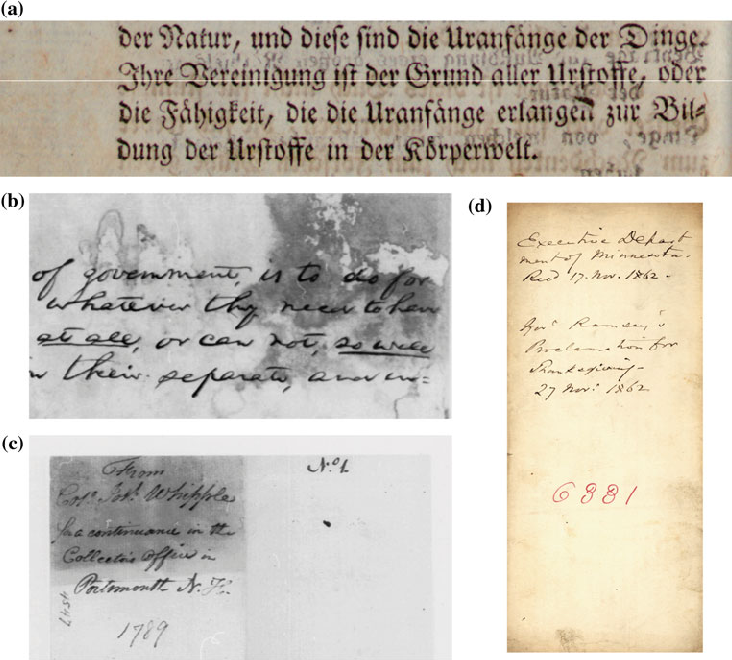
%> input picture data/dibco_sample.png, 732 x 660 px
$ octave --eval "result = unsharp_masking(imread('../data/dibco_sample.png'));"   (GNU Octave 9; MATLAB toolbox functions it lacks are replaced by stand-ins)
%> lines starting %> are read from the running program, lines starting %| are printed output that depends on the picture
function sharpened = unsharp_masking(img, amount, sigma)
% UNSHARP_MASKING Applies unsharp masking for image sharpening
%   sharpened = unsharp_masking(img, amount, sigma)
%
%   Parameters:
%   img - Input grayscale image
%   amount - Sharpening strength (default 1.5)
%   sigma - Gaussian blur sigma (default 0.5)
%
%   Returns:
%   sharpened - Sharpened image

    if nargin < 2, amount = 1.5; end
    if nargin < 3, sigma = 0.5; end

    % Create blurred version
    blurred = imgaussfilt(img, sigma);

    % Create mask: original - blurred
    mask = double(img) - double(blurred);
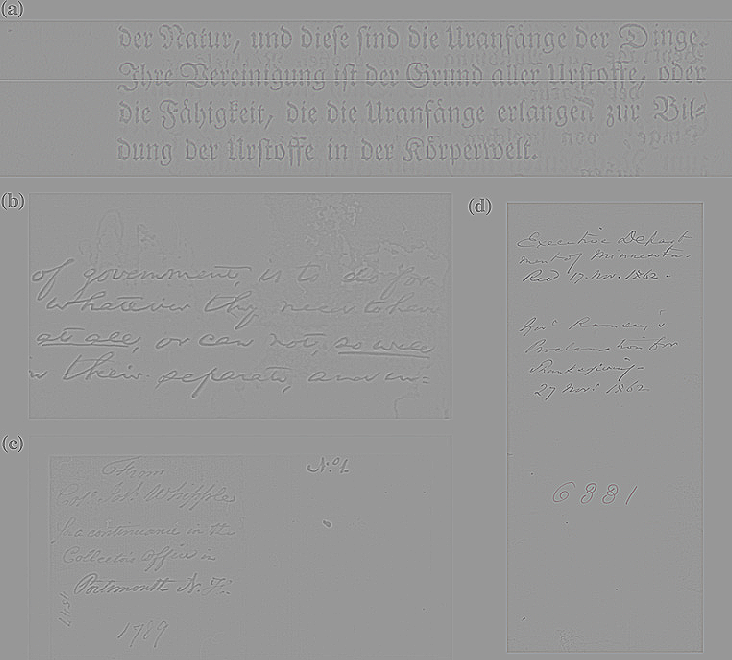
%> mask: size 660x732x3 double; mean R, G, B 0, 0, 0; drawn with min black and max white

    % Add weighted mask to original
    sharpened = double(img) + amount * mask;
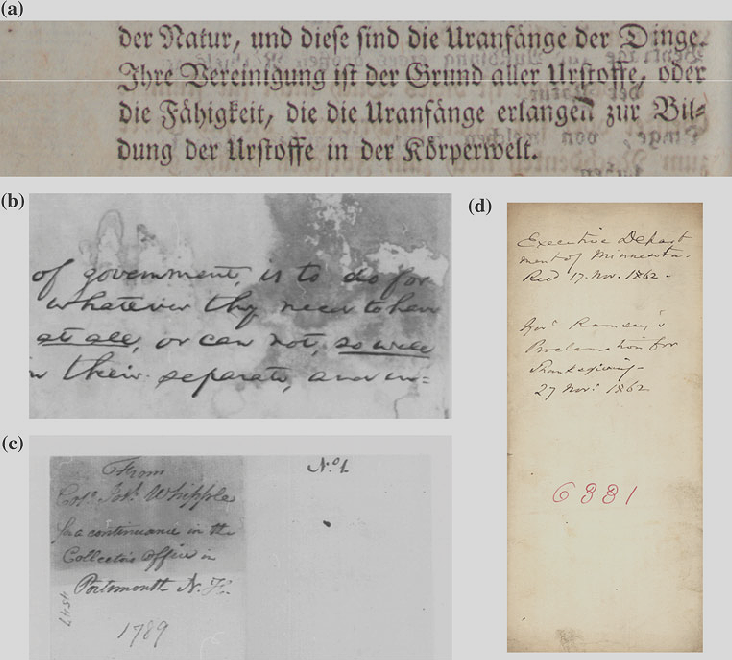
%> sharpened: size 660x732x3 double; mean R, G, B 203.1, 196.8, 186.3; mean of the top-left, top-right, bottom-left and bottom-right quarters 171.4, 181.6, 199.2, 229.3; drawn with min black and max white

    % Clip values to valid range
    sharpened = uint8(max(0, min(255, sharpened)));
%> sharpened: size 660x732x3 uint8

    % Display visualization if no output argument
    if nargout == 0
        figure;
        subplot(2,2,1); imshow(img); title('Original Image');
        subplot(2,2,2); imshow(blurred); title('Blurred Image');
        subplot(2,2,3); imshow(mask, []); title('Unsharp Mask');
        subplot(2,2,4); imshow(sharpened); title('Sharpened Image');
    end
end
